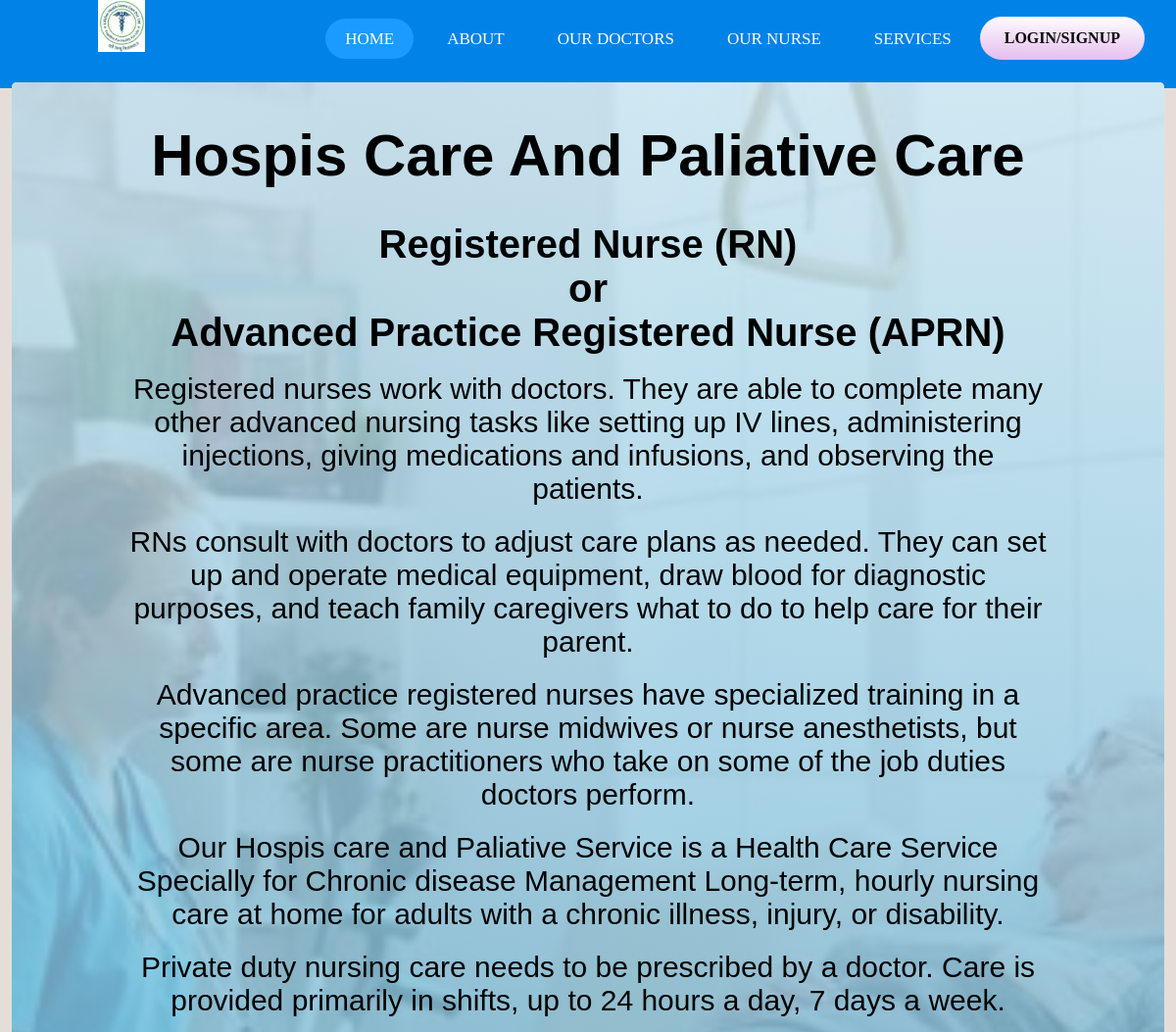
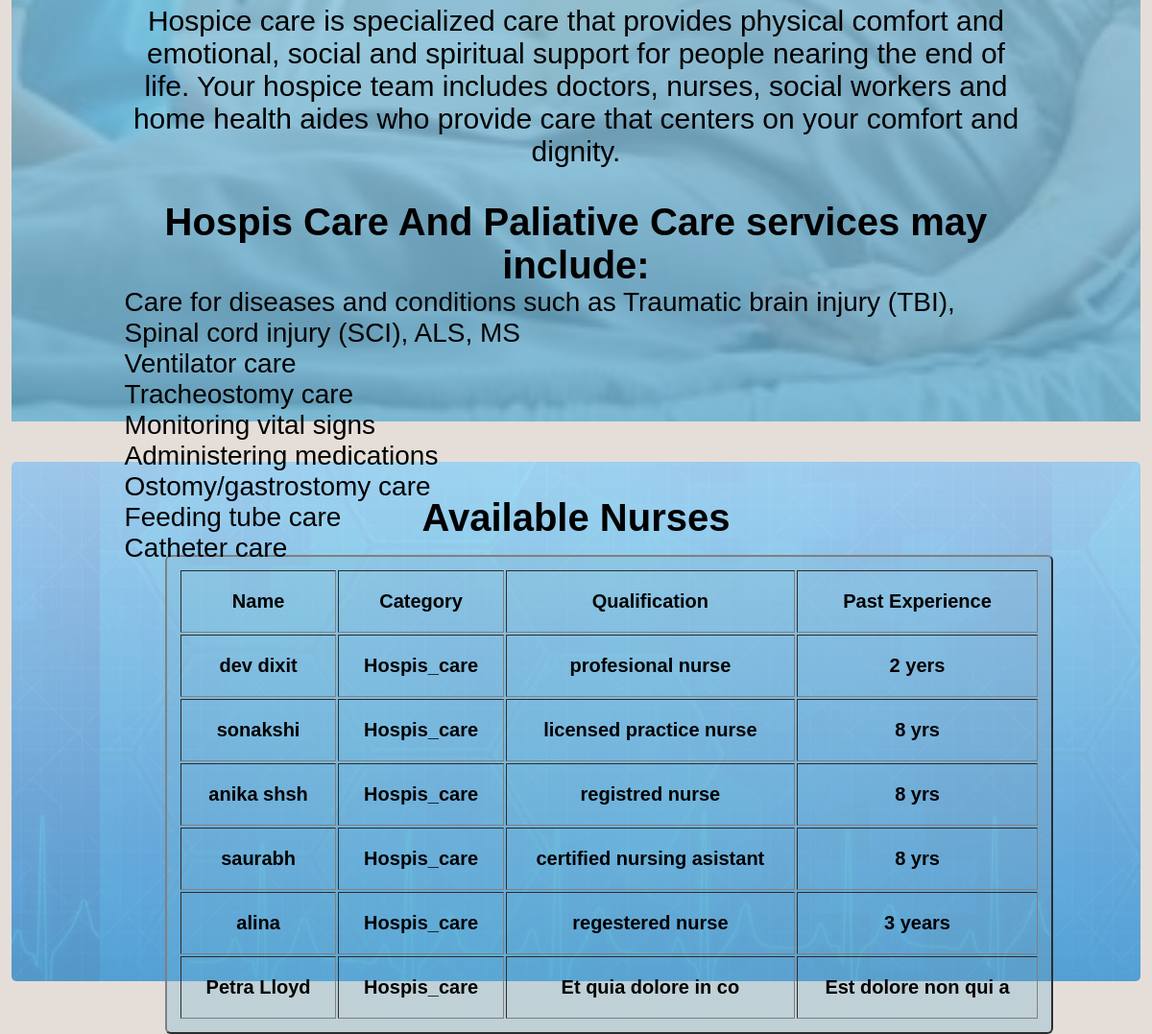
Screenshot of /nurse/hospis.php with the database file from the repository (2 pictures, top to bottom).
### tables this page shows
CREATE TABLE `nurse` (
  `id` int(100) NOT NULL,
  `Name` varchar(100) NOT NULL,
  `address` varchar(100) NOT NULL,
  `contact` int(100) NOT NULL,
  `category` varchar(100) NOT NULL,
  `email` varchar(100) NOT NULL,
  `gender` varchar(100) NOT NULL,
  `Qualification` varchar(100) NOT NULL,
  `past_experience` varchar(200) NOT NULL
);

### nurse/hospis.php (the view, shortened to what this page needs)
<?php
include("../Patient/registration.php");
?>
<!DOCTYPE html>
<html lang="en">
<head>
    <link rel="stylesheet" href="primary.css">
</head>
<body>
<?php  include 'nav.php'; ?>
<div class="blog-container">
  <div class="blog-header">
    <div class="blog-coverrr">
      <div class="blog-author">
        <h3>Hospis Care And Paliative Care </h3>
        <h2>
        Registered Nurse (RN) <br>or <br>Advanced Practice Registered Nurse (APRN)
        </h2>
<div class="summary">
  <p>
  Registered nurses work with doctors. They are able to complete many other advanced nursing tasks like setting up IV lines, administering injections, giving medications and infusions, and observing the patients.
  </p>
  <p>
  RNs consult with doctors to adjust care plans as needed. They can set up and operate medical equipment, draw blood for diagnostic purposes, and teach family caregivers what to do to help care for their parent.
  </p>
  <p>
  Advanced practice registered nurses have specialized training in a specific area. Some are nurse midwives or nurse anesthetists, but some are nurse practitioners who take on some of the job duties doctors perform.
  </p>
<p> Our Hospis care and Paliative Service is a Health Care Service Specially for Chronic disease Management Long-term, hourly nursing care at home for adults with a chronic illness, injury, or disability.</p>
    <p>
    Private duty nursing care needs to be prescribed by a doctor. Care is provided primarily in shifts, up to 24 hours a day, 7 days a week.
    </p>
    <p>
    Hospice care is specialized care that provides physical comfort and emotional, social and spiritual support for people nearing the end of life. Your hospice team includes doctors, nurses, social workers and home health aides who provide care that centers on your comfort and dignity.
    </p>
      <h2>Hospis Care And Paliative Care services may include:</h2>
<ul>
  <li>
  Care for diseases and conditions such as Traumatic brain injury (TBI), Spinal cord injury (SCI), ALS, MS
  </li>
  <li>
  Ventilator care
  </li>
  <li>Tracheostomy care</li>
  <li>Monitoring vital signs</li>
  <li>Administering medications</li>
  <li>Ostomy/gastrostomy care</li>
  <li>Feeding tube care</li>
  <li>Catheter care</li>
</ul>
</div>
</div>
      </div>
    </div>
  </div>
<div class="blog-containerr">
  <div class="blog-header">
    <div class="blog-author">
        <h2>Available Nurses </h2>
    </div>
  </div>
  <div class="blog-body">
  <table border="2"
class="table table-hover table-light">
  <thead>
    <tr>
      <th scope="col" >Name</th>
      <th scope="col" >Category</th>
      <th scope="col">Qualification</th>
      <th scope="col" >Past Experience</th>
    </tr>
  </thead>
<br/>
<?php
$query = "SELECT *
              FROM nurse where category like'H%' ";
    $run = mysqli_query($conn, $query);
    while($row = mysqli_fetch_array($run))
    {
        echo "<h3><tr><th >". $row['Name'] ." </th></h3>" ;
        echo "<h3><th>". $row['category'] ." </th></h3>";
        echo "<h3><th>". $row['Qualification'] ." </th></h3>";
        echo "<h3><th >". $row['past_experience'] ." </th></tr></h3>" ;
    }
  ?></table>
  </div>
  </div>
</body>
</html>

### nurse/primary.css (style rules this page uses)
body { background: #e5ded8; box-sizing: border-box; }
.blog-container { background: #fff; border-radius: 5px; box-shadow: hsla(0, 0, 0, .2) 0 4px 2px -2px; font-family: "adelle-sans", sans-serif; font-weight: 100; margin: 48px auto; width:98%; margin-top: -6px; }
.blog-containerr { background: #fff; border-radius: 5px; box-shadow: hsla(0, 0, 0, .2) 0 6px 4px -2px; font-family: "adelle-sans", sans-serif; font-weight: 100; margin: 48px auto; width:98%; margin-top: -6px; background: linear-gradient(rgba(197, 226, 239, 0.8), rgba(103, 176, 209, 0.8)), url("../pics/baa.webp") center center; }
.blog-coverrr { background: linear-gradient(rgba(197, 226, 239, 0.8), rgba(103, 176, 209, 0.8)), url("../pics/cronic.jpg") center center; background-size:cover; border-radius: 5px 5px 0 0; height: 88rem; box-shadow: inset hsla(0, 0, 0, .2) 0 64px 64px 16px; }
.blog-author, .blog-author--no-cover { margin: 0 auto; padding-top: .125rem; width: 80%; font-size: 28px;; }
.blog-author h3 { color:rgb(0, 0, 0); border: #333; font-weight: 15px; text-align: center; font-size: 60px; flex-grow: inherit; text-shadow: 4px 4px 4px 4px; margin-top: 38px; }
.blog-author h2 { color:rgb(0, 0, 0); border: #333; font-weight: 15px; text-align: center; font-size: 40px; flex-grow: inherit; text-shadow: 4px 4px 4px 4px; margin-top: 34px; }
.blog-author p { color:rgb(0, 0, 0); border: #333; font-weight: 40; text-align: center; font-size: 30px; flex-grow: inherit; text-shadow: 4px 4px 2px 2px; text-align: center; margin-top: 18px; margin-bottom: 20px; }
.blog-body { margin-right: 100px; height:460px; }
.blog-body table { width: 86%; height:8px; margin-left: 150px; border-radius: 6px; margin: 12px; padding:12px; background: linear-gradient(rgba(134, 185, 209, 0.3), rgba(103, 176, 209, 0.3)) center center; margin-top: -2px; margin-left: 160px; margin-bottom: 100px; }
.blog-body th { margin: 20px; padding: 20px; font-size: 20px; }
table { margin-top: 300px; }
.summary ul { list-style-type: disc; }

### nurse/nav.php (style rules this page uses)
* { padding: 0; margin: 0; text-decoration: none; list-style: none; box-sizing: border-box; }
body { font-family: montserrat; }

### rows the page displays
nurse: Name "dev dixit", category "Hospis_care", Qualification "profesional nurse", past_experience "2 yers"
nurse: Name "sonakshi", category "Hospis_care", Qualification "licensed practice nurse", past_experience "8 yrs"
nurse: Name "anika shsh", category "Hospis_care", Qualification "registred nurse", past_experience "8 yrs"
nurse: Name "saurabh", category "Hospis_care", Qualification "certified nursing asistant", past_experience "8 yrs"
nurse: Name "alina", category "Hospis_care", Qualification "regestered nurse", past_experience "3 years"
nurse: Name "Petra Lloyd", category "Hospis_care", Qualification "Et quia dolore in co", past_experience "Est dolore non qui a"
